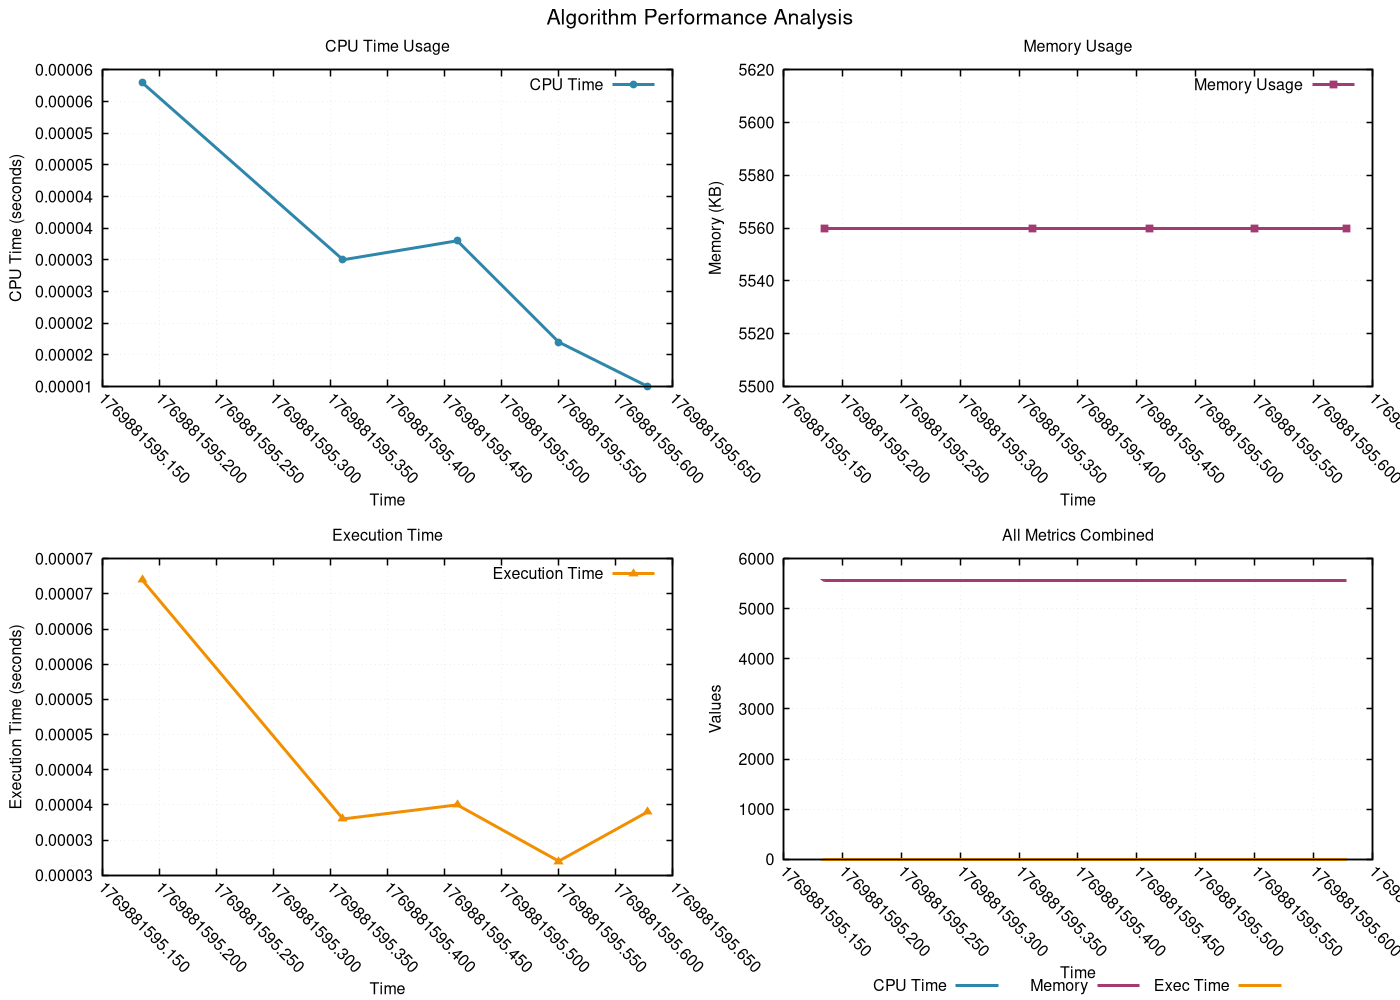

Recreate this plot in gnuplot.
# GNUplot script for resource monitoring
set terminal pngcairo enhanced font 'Helvetica,12' size 1400,1000
set output 'png/linear_search_20260131_224634.png'

set multiplot layout 2,2 title 'Algorithm Performance Analysis' font 'Helvetica,16'
set style line 1 lc rgb '#2E86AB' lt 1 lw 3 pt 7 ps 0.8
set style line 2 lc rgb '#A23B72' lt 1 lw 3 pt 5 ps 0.8
set style line 3 lc rgb '#F18F01' lt 1 lw 3 pt 9 ps 0.8
set style line 4 lc rgb '#F19C79' lt 1 lw 3 pt 11 ps 0.8
set style line 5 lc rgb '#0ABB9F' lt 1 lw 3 pt 13 ps 0.8

set format x "%.3f"
set xtics rotate by -45
set autoscale x

set title 'CPU Time Usage'
set xlabel 'Time'
set ylabel 'CPU Time (seconds)'
set grid linestyle 1 lc rgb '#D3D3D3' lt 0 lw 1
set border linewidth 1.5
plot 'png/linear_search_20260131_224634.dat' using 1:2 with linespoints ls 1 title 'CPU Time'
set title 'Memory Usage'
set xlabel 'Time'
set ylabel 'Memory (KB)'
set grid linestyle 1 lc rgb '#D3D3D3' lt 0 lw 1
set border linewidth 1.5
plot 'png/linear_search_20260131_224634.dat' using 1:3 with linespoints ls 2 title 'Memory Usage'
set title 'Execution Time'
set xlabel 'Time'
set ylabel 'Execution Time (seconds)'
set grid linestyle 1 lc rgb '#D3D3D3' lt 0 lw 1
set border linewidth 1.5
plot 'png/linear_search_20260131_224634.dat' using 1:4 with linespoints ls 3 title 'Execution Time'
set title 'All Metrics Combined'
set xlabel 'Time'
set ylabel 'Values'
set grid linestyle 1 lc rgb '#D3D3D3' lt 0 lw 1
set border linewidth 1.5
set key outside center bottom horizontal
plot 'png/linear_search_20260131_224634.dat' using 1:2 with lines ls 1 title 'CPU Time', \
     'png/linear_search_20260131_224634.dat' using 1:3 with lines ls 2 title 'Memory', \
     'png/linear_search_20260131_224634.dat' using 1:4 with lines ls 3 title 'Exec Time'
unset multiplot
